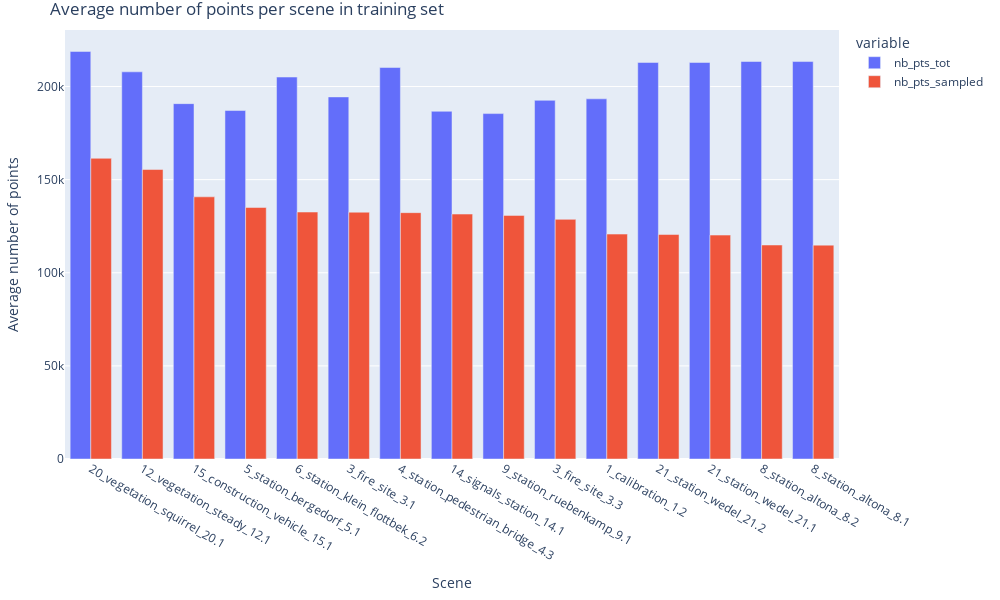

Write notebook code for a chart like this one.
### Code cell
fig = px.bar(df_pts_per_scene.sort_values(by=["nb_pts_sampled"],ascending=False), x="scene", y=["nb_pts_tot", "nb_pts_sampled"],barmode = 'group',title="Average number of points per scene in training set")
fig.update_layout(xaxis_title="Scene", yaxis_title="Average number of points",autosize=False,
    width=1000,
    height=600,
    margin=dict(l=20, r=20, t=30, b=20),)

### Figure 1 — Plotly figure (JSON) as saved in the notebook; plotly's stock layout.template omitted (floating-point values rounded to 4 significant figures)
{"data": [{"alignmentgroup": "True", "hovertemplate": "variable=nb_pts_tot<br>scene=%{x}<br>value=%{y}<extra></extra>", "legendgroup": "nb_pts_tot", "marker": {"color": "#636efa", "pattern": {"shape": ""}}, "name": "nb_pts_tot", "offsetgroup": "nb_pts_tot", "orientation": "v", "showlegend": true, "textposition": "auto", "type": "bar", "x": ["20_vegetation_squirrel_20.1", "12_vegetation_steady_12.1", "15_construction_vehicle_15.1", "5_station_bergedorf_5.1", "6_station_klein_flottbek_6.2", "3_fire_site_3.1", "4_station_pedestrian_bridge_4.3", "14_signals_station_14.1", "9_station_ruebenkamp_9.1", "3_fire_site_3.3", "1_calibration_1.2", "21_station_wedel_21.2", "21_station_wedel_21.1", "8_station_altona_8.2", "8_station_altona_8.1"], "xaxis": "x", "y": [218800.0, 207900.0, 190800.0, 187100.0, 205100.0, 194400.0, 210200.0, 186700.0, 185500.0, 192600.0, 193400.0, 212900.0, 212900.0, 213400.0, 213400.0], "yaxis": "y"}, {"alignmentgroup": "True", "hovertemplate": "variable=nb_pts_sampled<br>scene=%{x}<br>value=%{y}<extra></extra>", "legendgroup": "nb_pts_sampled", "marker": {"color": "#EF553B", "pattern": {"shape": ""}}, "name": "nb_pts_sampled", "offsetgroup": "nb_pts_sampled", "orientation": "v", "showlegend": true, "textposition": "auto", "type": "bar", "x": ["20_vegetation_squirrel_20.1", "12_vegetation_steady_12.1", "15_construction_vehicle_15.1", "5_station_bergedorf_5.1", "6_station_klein_flottbek_6.2", "3_fire_site_3.1", "4_station_pedestrian_bridge_4.3", "14_signals_station_14.1", "9_station_ruebenkamp_9.1", "3_fire_site_3.3", "1_calibration_1.2", "21_station_wedel_21.2", "21_station_wedel_21.1", "8_station_altona_8.2", "8_station_altona_8.1"], "xaxis": "x", "y": [161500.0, 155400.0, 140800.0, 135000.0, 132600.0, 132500.0, 132300.0, 131500.0, 130800.0, 128700.0, 120800.0, 120500.0, 120200.0, 114900.0, 114800.0], "yaxis": "y"}], "layout": {"autosize": false, "barmode": "group", "height": 600, "legend": {"title": {"text": "variable"}, "tracegroupgap": 0}, "margin": {"b": 20, "l": 20, "r": 20, "t": 30}, "title": {"text": "Average number of points per scene in training set"}, "width": 1000, "xaxis": {"anchor": "y", "domain": [0, 1], "title": {"text": "Scene"}}, "yaxis": {"anchor": "x", "domain": [0, 1], "title": {"text": "Average number of points"}}}}
